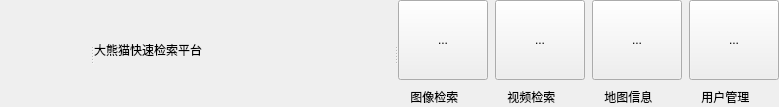
     <widget class="QSplitter" name="splitter">
      <property name="minimumSize">
       <size>
        <width>0</width>
        <height>100</height>
       </size>
      </property>
      <property name="maximumSize">
       <size>
        <width>16777215</width>
        <height>111</height>
       </size>
      </property>
      <property name="orientation">
       <enum>Qt::Horizontal</enum>
      </property>
      <widget class="QLabel" name="label_Icon">
       <property name="sizePolicy">
        <sizepolicy hsizetype="Maximum" vsizetype="Expanding">
         <horstretch>0</horstretch>
         <verstretch>0</verstretch>
        </sizepolicy>
       </property>
       <property name="minimumSize">
        <size>
         <width>90</width>
         <height>100</height>
        </size>
       </property>
       <property name="maximumSize">
        <size>
         <width>90</width>
         <height>100</height>
        </size>
       </property>
       <property name="styleSheet">
        <string notr="true">border-image:url(:/new/icon/icon/timg.jpg)</string>
       </property>
       <property name="text">
        <string/>
       </property>
      </widget>
      <widget class="QLabel" name="label_Title">
       <property name="sizePolicy">
        <sizepolicy hsizetype="Expanding" vsizetype="Expanding">
         <horstretch>0</horstretch>
         <verstretch>0</verstretch>
        </sizepolicy>
       </property>
       <property name="minimumSize">
        <size>
         <width>300</width>
         <height>100</height>
        </size>
       </property>
       <property name="maximumSize">
        <size>
         <width>300</width>
         <height>100</height>
        </size>
       </property>
       <property name="text">
        <string>大熊猫快速检索平台</string>
       </property>
      </widget>
      <widget class="QWidget" name="layoutWidget">
       <layout class="QHBoxLayout" name="horizontalLayout">
        <property name="spacing">
         <number>7</number>
        </property>
        <item>
         <layout class="QVBoxLayout" name="verticalLayout_2">
          <item>
           <widget class="QToolButton" name="AnimalSearch_Btn">
            <property name="sizePolicy">
             <sizepolicy hsizetype="Maximum" vsizetype="Preferred">
              <horstretch>0</horstretch>
              <verstretch>0</verstretch>
             </sizepolicy>
            </property>
            <property name="minimumSize">
             <size>
              <width>90</width>
              <height>80</height>
             </size>
            </property>
            <property name="maximumSize">
             <size>
              <width>90</width>
              <height>80</height>
             </size>
            </property>
            <property name="styleSheet">
             <string notr="true">border-image: url(:/new/icon/icon/图像检索.png);</string>
            </property>
            <property name="text">
             <string>...</string>
            </property>
           </widget>
          </item>
          <item>
           <widget class="QLabel" name="label_2">
            <property name="sizePolicy">
             <sizepolicy hsizetype="Expanding" vsizetype="Expanding">
              <horstretch>0</horstretch>
              <verstretch>0</verstretch>
             </sizepolicy>
            </property>
            <property name="minimumSize">
             <size>
              <width>0</width>
              <height>20</height>
             </size>
            </property>
            <property name="maximumSize">
             <size>
              <width>16777215</width>
              <height>20</height>
             </size>
            </property>
            <property name="font">
             <font>
              <family>微软雅黑</family>
             </font>
            </property>
            <property name="text">
             <string>    图像检索</string>
            </property>
           </widget>
          </item>
         </layout>
        </item>
        <item>
         <layout class="QVBoxLayout" name="verticalLayout">
          <item>
           <widget class="QToolButton" name="NewModel_Btn">
            <property name="sizePolicy">
             <sizepolicy hsizetype="Expanding" vsizetype="Expanding">
              <horstretch>0</horstretch>
              <verstretch>0</verstretch>
             </sizepolicy>
            </property>
            <property name="minimumSize">
             <size>
              <width>90</width>
              <height>80</height>
             </size>
            </property>
            <property name="maximumSize">
             <size>
              <width>90</width>
              <height>80</height>
             </size>
            </property>
            <property name="styleSheet">
             <string notr="true">border-image: url(:/new/icon/icon/视频检索.png);</string>
            </property>
            <property name="text">
             <string>...</string>
            </property>
           </widget>
          </item>
          <item>
           <widget class="QLabel" name="label">
            <property name="sizePolicy">
             <sizepolicy hsizetype="Expanding" vsizetype="Expanding">
              <horstretch>0</horstretch>
              <verstretch>0</verstretch>
             </sizepolicy>
            </property>
            <property name="minimumSize">
             <size>
              <width>0</width>
              <height>20</height>
             </size>
            </property>
            <property name="maximumSize">
             <size>
              <width>16777215</width>
              <height>20</height>
             </size>
            </property>
            <property name="font">
             <font>
              <family>微软雅黑</family>
             </font>
            </property>
            <property name="text">
             <string>    视频检索</string>
            </property>
           </widget>
          </item>
         </layout>
        </item>
        <item>
         <layout class="QVBoxLayout" name="verticalLayout_5">
          <item>
           <widget class="QToolButton" name="ImageProcess_Btn">
            <property name="sizePolicy">
             <sizepolicy hsizetype="Expanding" vsizetype="Expanding">
              <horstretch>0</horstretch>
              <verstretch>0</verstretch>
             </sizepolicy>
            </property>
            <property name="minimumSize">
             <size>
              <width>90</width>
              <height>80</height>
             </size>
            </property>
            <property name="maximumSize">
             <size>
              <width>90</width>
              <height>80</height>
             </size>
            </property>
            <property name="styleSheet">
             <string notr="true">border-image: url(:/new/icon/icon/地图信息.png);</string>
            </property>
            <property name="text">
             <string>...</string>
            </property>
           </widget>
          </item>
          <item>
           <widget class="QLabel" name="label_11">
            <property name="sizePolicy">
             <sizepolicy hsizetype="Expanding" vsizetype="Expanding">
              <horstretch>0</horstretch>
              <verstretch>0</verstretch>
             </sizepolicy>
            </property>
            <property name="minimumSize">
             <size>
              <width>0</width>
              <height>20</height>
             </size>
            </property>
            <property name="maximumSize">
             <size>
              <width>16777215</width>
              <height>20</height>
             </size>
            </property>
            <property name="font">
             <font>
              <family>微软雅黑</family>
             </font>
            </property>
            <property name="text">
             <string>    地图信息</string>
            </property>
           </widget>
          </item>
         </layout>
        </item>
        <item>
         <layout class="QVBoxLayout" name="verticalLayout_4">
          <item>
           <widget class="QToolButton" name="UserManager_Btn">
            <property name="sizePolicy">
             <sizepolicy hsizetype="Expanding" vsizetype="Expanding">
              <horstretch>0</horstretch>
              <verstretch>0</verstretch>
             </sizepolicy>
            </property>
            <property name="minimumSize">
             <size>
              <width>90</width>
              <height>80</height>
             </size>
            </property>
            <property name="maximumSize">
             <size>
              <width>90</width>
              <height>80</height>
             </size>
            </property>
            <property name="styleSheet">
             <string notr="true">border-image: url(:/new/icon/icon/用户管理.png);</string>
            </property>
            <property name="text">
             <string>...</string>
            </property>
           </widget>
          </item>
          <item>
           <widget class="QLabel" name="label_10">
            <property name="sizePolicy">
             <sizepolicy hsizetype="Expanding" vsizetype="Expanding">
              <horstretch>0</horstretch>
              <verstretch>0</verstretch>
             </sizepolicy>
            </property>
            <property name="minimumSize">
             <size>
              <width>0</width>
              <height>20</height>
             </size>
            </property>
            <property name="maximumSize">
             <size>
              <width>16777215</width>
              <height>20</height>
             </size>
            </property>
            <property name="font">
             <font>
              <family>微软雅黑</family>
             </font>
            </property>
            <property name="text">
             <string>    用户管理</string>
            </property>
           </widget>
          </item>
         </layout>
        </item>
       </layout>
      </widget>
     </widget>
